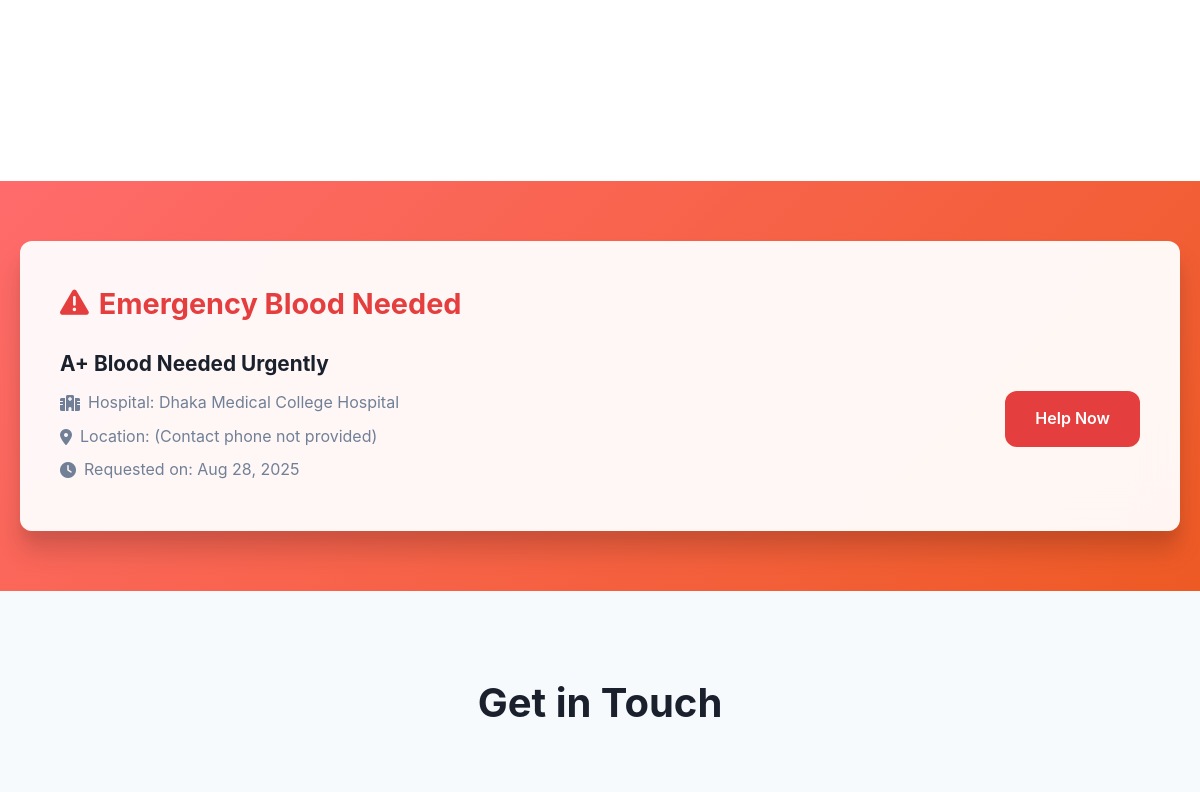
The app's page / (middle part), older data.
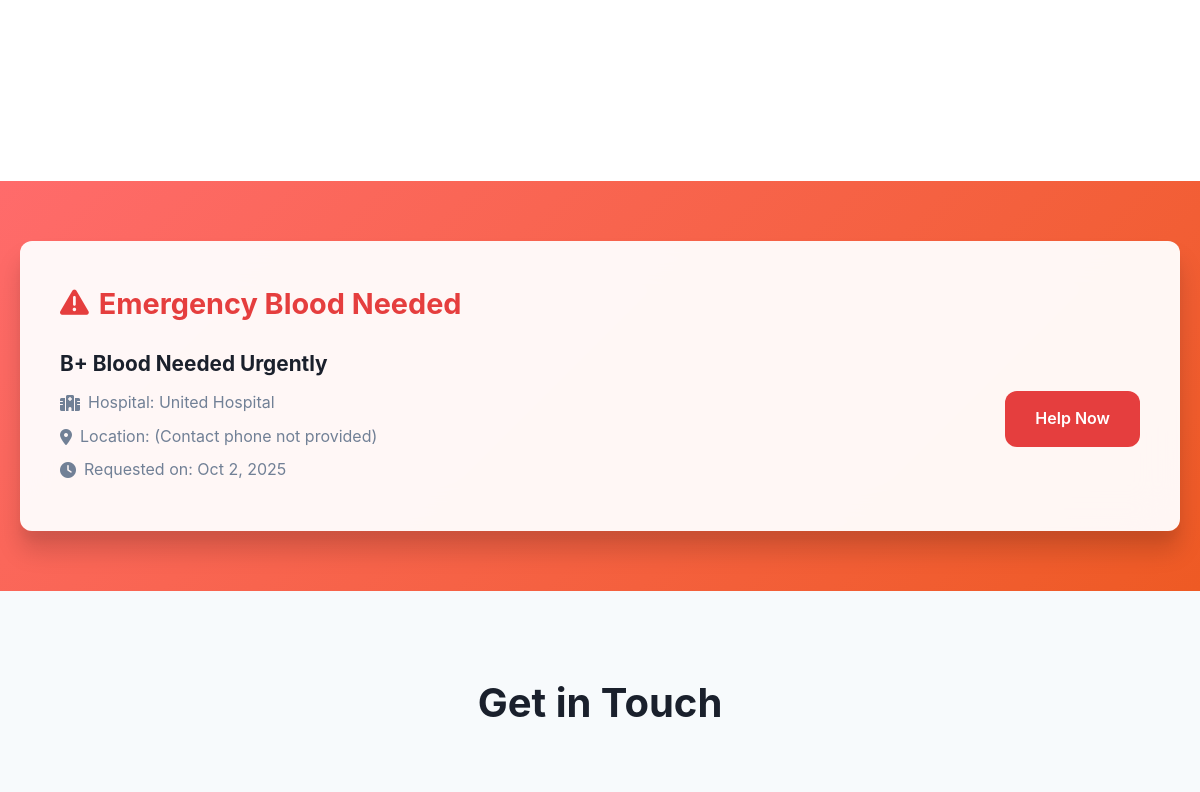
The same page, newer data.
### tables this page shows
CREATE TABLE `requests` (
  `id` int(11) NOT NULL,
  `recipient_id` int(11) NOT NULL,
  `blood_type_id` int(11) NOT NULL,
  `quantity_ml` int(11) NOT NULL,
  `request_date` date NOT NULL,
  `status` enum('Open','Fulfilled','Canceled') NOT NULL
);

CREATE TABLE `blood_types` (
  `id` int(11) NOT NULL,
  `type` enum('A+','A-','B+','B-','AB+','AB-','O+','O-') NOT NULL
);

CREATE TABLE `recipients` (
  `id` int(11) NOT NULL,
  `user_id` int(11) NOT NULL,
  `blood_type_id` int(11) NOT NULL,
  `urgency_level` enum('Low','Medium','High') NOT NULL,
  `hospital` varchar(100) DEFAULT NULL
);

### index.php (the view, shortened to what this page needs)
<?php
include 'config/db_connection.php';
$sql_emergency = "SELECT
                     bt.type AS blood_type,
                     r.hospital,
                     r.phone,
                     req.request_date
                   FROM requests req
                   JOIN recipients r ON req.recipient_id = r.id
                   JOIN blood_types bt ON req.blood_type_id = bt.id
                   WHERE req.status = 'Open' and r.urgency_level = 'High'
                   ORDER BY req.request_date DESC
                   LIMIT 1";
$result_emergency = mysqli_query($conn, $sql_emergency);
$emergency_request = mysqli_fetch_assoc($result_emergency);
?>
<!DOCTYPE html>
<html lang="en">
<head>
    <link rel="stylesheet" href="styles.css">
    <link href="https://cdnjs.cloudflare.com/ajax/libs/font-awesome/6.0.0/css/all.min.css" rel="stylesheet">
</head>
<body>
    <section class="blood-groups">
        <div class="container">
            <div class="blood-groups-grid">
            </div>
        </div>
    </section>
    <section class="emergency-section">
        <div class="container">
            <div class="emergency-card">
                <h2><i class="fas fa-exclamation-triangle"></i> Emergency Blood Needed</h2>
                <?php if ($emergency_request): ?>
                    <div class="emergency-details">
                        <div class="emergency-info">
                            <h3><?php echo htmlspecialchars($emergency_request['blood_type']); ?> Blood Needed Urgently</h3>
                            <p><i class="fas fa-hospital"></i> Hospital: <?php echo htmlspecialchars($emergency_request['hospital']); ?></p>
                            <?php if (!empty($emergency_request['phone'])): ?>
                                <p><i class="fas fa-phone-volume"></i> Contact:
                                    <a href="tel:<?php echo htmlspecialchars($emergency_request['phone']); ?>" style="font-weight: bold; color: inherit; text-decoration: none;">
                                        <?php echo htmlspecialchars($emergency_request['phone']); ?>
                                    </a>
                                </p>
                            <?php else: ?>
                                <p><i class="fas fa-map-marker-alt"></i> Location: (Contact phone not provided)</p>
                            <?php endif; ?>
                            <p><i class="fas fa-clock"></i> Requested on: <?php echo date('M j, Y', strtotime($emergency_request['request_date'])); ?></p>
                        </div>
                        <a href="donors/register.php" class="btn btn-emergency">Help Now</a>
                    </div>
                <?php endif; ?>
            </div>
        </div>
    </section>
    <section id="contact" class="contact">
        <div class="container">
            <h2>Get in Touch</h2>
        </div>
    </section>
</body>
</html>

Row changes from the older to the newer data that the page shows:
no longer on this page (row unchanged): requests: blood_type.type "A+", recipient.hospital "Dhaka Medical College Hospital", request_date "Aug 28, 2025"
added requests: blood_type.type "B+", recipient.hospital "United Hospital", request_date "Oct 2, 2025"
